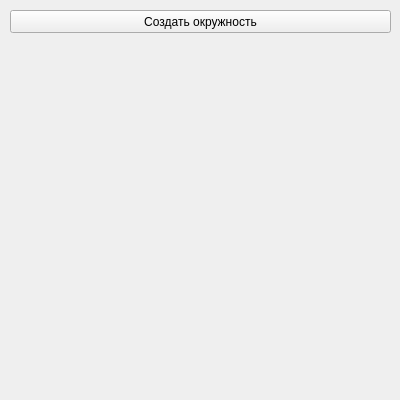
<?xml version="1.0" encoding="UTF-8"?>
<ui version="4.0">
 <class>MainWindow</class>
 <widget class="QMainWindow" name="MainWindow">
  <property name="geometry">
   <rect>
    <x>0</x>
    <y>0</y>
    <width>400</width>
    <height>400</height>
   </rect>
  </property>
  <property name="windowTitle">
   <string>Окружности</string>
  </property>
  <widget class="QWidget" name="centralwidget">
   <widget class="QPushButton" name="btn">
    <property name="geometry">
     <rect>
      <x>10</x>
      <y>10</y>
      <width>381</width>
      <height>23</height>
     </rect>
    </property>
    <property name="text">
     <string>Создать окружность</string>
    </property>
   </widget>
  </widget>
 </widget>
 <resources/>
 <connections/>
</ui>
